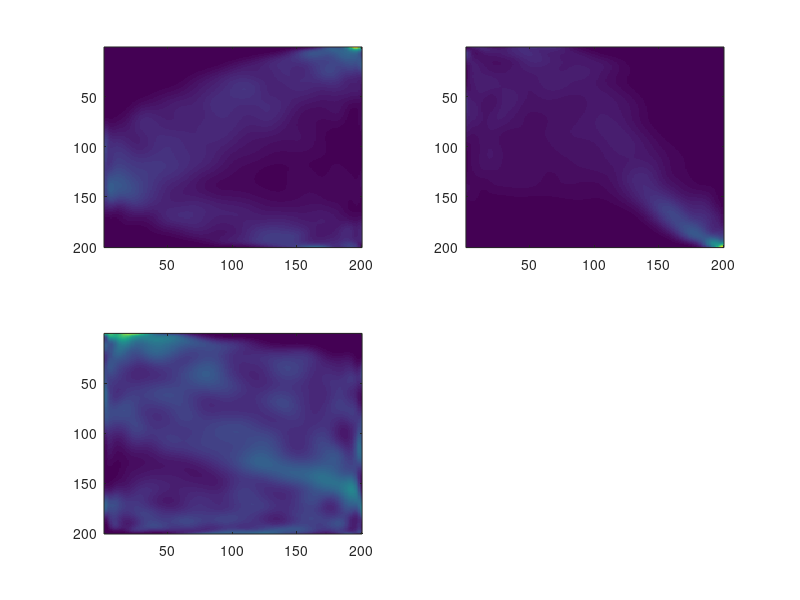

Reproduce this figure in MATLAB.
0; % mark as script for matlab
%% some helper functions (octave needs them before, matlab after use)
function [Si,Vi]=cosi(x,y,M,gfx)
% cosine sensitivity for first order effects
try
    pkg load signal
end
[xr,index]=sort(x);
yr=y(index); % Reorder output
allcoeff=dct(yr); % Compute transformation
% Unconditional variance
V = sum(allcoeff(2:end,:).^2);
% Conditional variance with M resonating harmonics
Vi= sum(allcoeff(1+(1:M),:).^2); Si= Vi./V;

% graphics
allcoeff(M+2:end,:)=0;
yhat=idct(allcoeff);
[n,k]=size(xr);
for i=1:k
    if(k>1),subplot(round(sqrt(k)),ceil(sqrt(k)),i);end
    plot(xr(:,i),yr(:,i),'b.',xr(:,i),yhat(:,i),'r-');
    title('gfx');xlabel(['x_{' num2str(i) '}']);
end
end
%%
function d=deltamim(x,y,M)
% pdf-based mim
Cutoff=1.5; % <2, Kolmogorov-Smirnov distribution
Kernel=@(x)3/(4*sqrt(5))*max(1-(x.^2/5),0);[n,k]=size(x);
iqry=median(abs(median(y)-y));
% bandwidth estimate (rule of thumb)
stdy=min(std(y),iqry/(2*0.675)); h=stdy*((4/(3*n))^(1/5));
z=linspace(min(y),max(y),100); % quadrature points
W=Kernel(bsxfun(@minus,z,y)/h)/h; densy=mean(W); %KDE
[xr,indxx]=sort(x);
for i=1:k;   xr(indxx(:,i),i)=1:n; end % ranks
for j=1:M
   indx=((j-1)*n/M<xr) & (xr <= j*n/M);   nm(:,j)=sum(indx);
   for i=1:k
   densc=mean(W(indx(:,i),:)); % conditional density
   Sm(i,j)=trapz(z,max(densy-densc,0)); %only positive part
   end
end
Sm(Sm<Cutoff.*sqrt(1/n+1./nm))=0; d=sum(Sm.*nm,2)'/n;
end
%%
function lst=copulasi(x,y)
[n,d]=size(x); uv=empcdf([x,y]); m=100; % Bernstein polynomial order
u=linspace(1/(m+1),1,m); N=max(2*m,20); t=linspace(1/(2*N),1-1/(2*N),N)';%Grids
[F,F0]=bern(t,m);  Z=zeros(m+1,m+1);
for k=1:d
 for i=1:m,for j=1:m, Z(j+1,i+1)=sum( uv(:,k)<u(i) & uv(:,end)<u(j))/n;end;end
    L=F*Z*F'-t*t'; Q=F0*Z*F0'; R=F*Z*F0'; %c. minus indep., c.density, cond.c.
    S=R-t*ones(1,N); % cdf difference
    discrepancy(k)=4*max(max(abs(L))); rho(k)=12*mean(mean(L));
    eta(k)=12*mean( mean(R).^2)-3;  delta(k)=mean(mean(abs(Q-1)))/2;
    smirnov(k)=mean(max(abs(S)));   kuiper(k)=mean(max(S)-min(S));
    gini(k)=6*mean(mean(S.^2));     hellinger(k)=1-mean(mean(sqrt(max(Q,0))));
    % gfx
    subplot(round(sqrt(d)),ceil(sqrt(d)),k);imagesc(Q);% copula density
end
% return a list
lst=struct('discrepancy',discrepancy,'rho',rho,'eta',eta,'delta',delta,...
    'smirnov',smirnov,'kuiper',kuiper,'gini',gini,'hellinger',hellinger);
end
%
function [b,B]=bern(t,n)
%BERN Bernstein base polynomials
 O=zeros(length(t),1); b=[1-t,t];
 for k=2:n
    T=repmat(t,1,k+1);
    B=b; b=(1-T).*[b,O]+T.*[O,b];
 end
 B=n*([O,B]-[B,O]); % derivative
end
%
function [ xc ] = empcdf( x )
%EMPCDF Computes the empirical cumulative distribution function
%   C=EMPCDF(X) assigns ranks (including ties)

[n,k]=size(x);
xc=zeros(n,k);
for j=1:k
 [xs,indj]=sort(x(:,j));
 xr=(1:n)';						 % ranks
 tie_loc=[find(diff(xs)==0);n+2]; % stopper
 tie_next=diff(tie_loc);
 maxt=numel(tie_loc);
 i=1;while(i < maxt)
	run=tie_loc(i);len=1;
	while(tie_next(i)==1), i=i+1;len=len+1; end
	xr( run : run + len) = run+len/2;
	i=i+1;
 end
 xc(indj,j)=(xr)/n;
end
end
%%
%
n=1024;

% constant conditional mean
%x=sobolpoints(n,3);
x=rand(n,3);
m=5;
y1=x(:,1).*(x(:,2).^m-(1-m/(m+1)))+.1*x(:,3);
subplot(1,4,1)
cosi(x(:,1),y1,4,'Constant conditional mean')

y2=x(:,1)-2*x(:,1).*(x(:,2)>.6)+sqrt(x(:,3));

subplot(1,4,2)
cosi(x(:,1),y2,4,'Bifurcation')

subplot(1,4,3)
y3=exp(-10*exp(y2));
cosi(x(:,1),y3,4,'Orders of magnitude')

try
  pkg load statistics
end
subplot(1,4,4)
y4=((x(:,2)+x(:,3)).*betainv(x(:,1),x(:,2),x(:,3))-x(:,2))./sqrt(x(:,2).*x(:,3)./...
(x(:,2)+x(:,3)+1));

cosi(x(:,2),y4,4,'Conditional Skewness')
%%
deltamim(x,y1,8)
%%
copulasi(x,y1)

